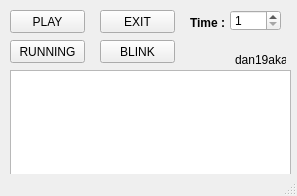
<?xml version="1.0" encoding="UTF-8"?>
<ui version="4.0">
 <class>MainWindow</class>
 <widget class="QMainWindow" name="MainWindow">
  <property name="geometry">
   <rect>
    <x>0</x>
    <y>0</y>
    <width>297</width>
    <height>196</height>
   </rect>
  </property>
  <property name="windowTitle">
   <string>GUI LED</string>
  </property>
  <widget class="QWidget" name="centralwidget">
   <widget class="QPushButton" name="pushButton_running">
    <property name="geometry">
     <rect>
      <x>10</x>
      <y>40</y>
      <width>75</width>
      <height>23</height>
     </rect>
    </property>
    <property name="text">
     <string>RUNNING</string>
    </property>
   </widget>
   <widget class="QPushButton" name="pushButton_blink">
    <property name="geometry">
     <rect>
      <x>100</x>
      <y>40</y>
      <width>75</width>
      <height>23</height>
     </rect>
    </property>
    <property name="text">
     <string>BLINK</string>
    </property>
   </widget>
   <widget class="QPushButton" name="pushButton_OpenSerial">
    <property name="geometry">
     <rect>
      <x>10</x>
      <y>10</y>
      <width>75</width>
      <height>23</height>
     </rect>
    </property>
    <property name="text">
     <string>PLAY</string>
    </property>
   </widget>
   <widget class="QPushButton" name="pushButton_Exit">
    <property name="geometry">
     <rect>
      <x>100</x>
      <y>10</y>
      <width>75</width>
      <height>23</height>
     </rect>
    </property>
    <property name="text">
     <string>EXIT</string>
    </property>
   </widget>
   <widget class="QTextEdit" name="textEdit_LogMessage">
    <property name="geometry">
     <rect>
      <x>10</x>
      <y>70</y>
      <width>281</width>
      <height>111</height>
     </rect>
    </property>
   </widget>
   <widget class="QSpinBox" name="spinBox_tON">
    <property name="geometry">
     <rect>
      <x>230</x>
      <y>10</y>
      <width>51</width>
      <height>21</height>
     </rect>
    </property>
    <property name="minimum">
     <number>1</number>
    </property>
    <property name="maximum">
     <number>255</number>
    </property>
   </widget>
   <widget class="QLabel" name="label">
    <property name="geometry">
     <rect>
      <x>190</x>
      <y>13</y>
      <width>46</width>
      <height>20</height>
     </rect>
    </property>
    <property name="font">
     <font>
      <pointsize>9</pointsize>
      <weight>75</weight>
      <bold>true</bold>
     </font>
    </property>
    <property name="text">
     <string>Time :</string>
    </property>
   </widget>
   <widget class="QLabel" name="label_2">
    <property name="geometry">
     <rect>
      <x>235</x>
      <y>50</y>
      <width>51</width>
      <height>20</height>
     </rect>
    </property>
    <property name="text">
     <string>dan19aka</string>
    </property>
   </widget>
  </widget>
  <widget class="QStatusBar" name="statusbar"/>
 </widget>
 <resources/>
 <connections/>
</ui>
